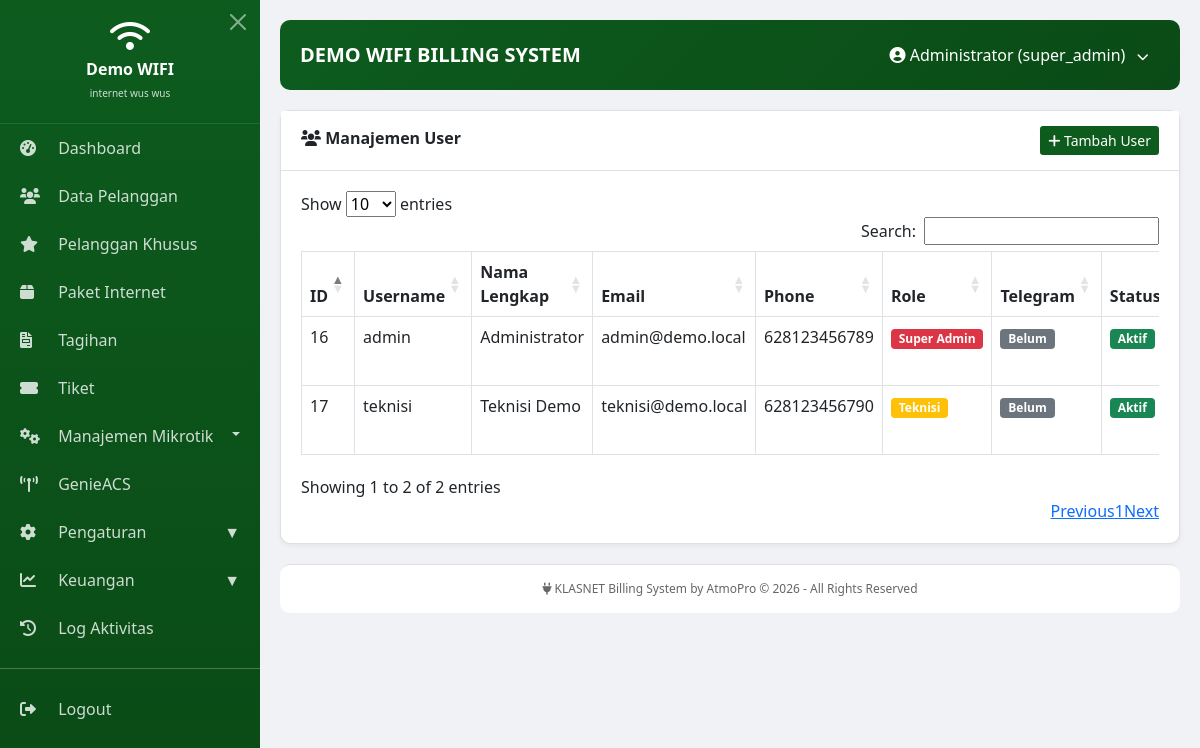
Page /modules/users/index.php (signed in) on the earlier database version.
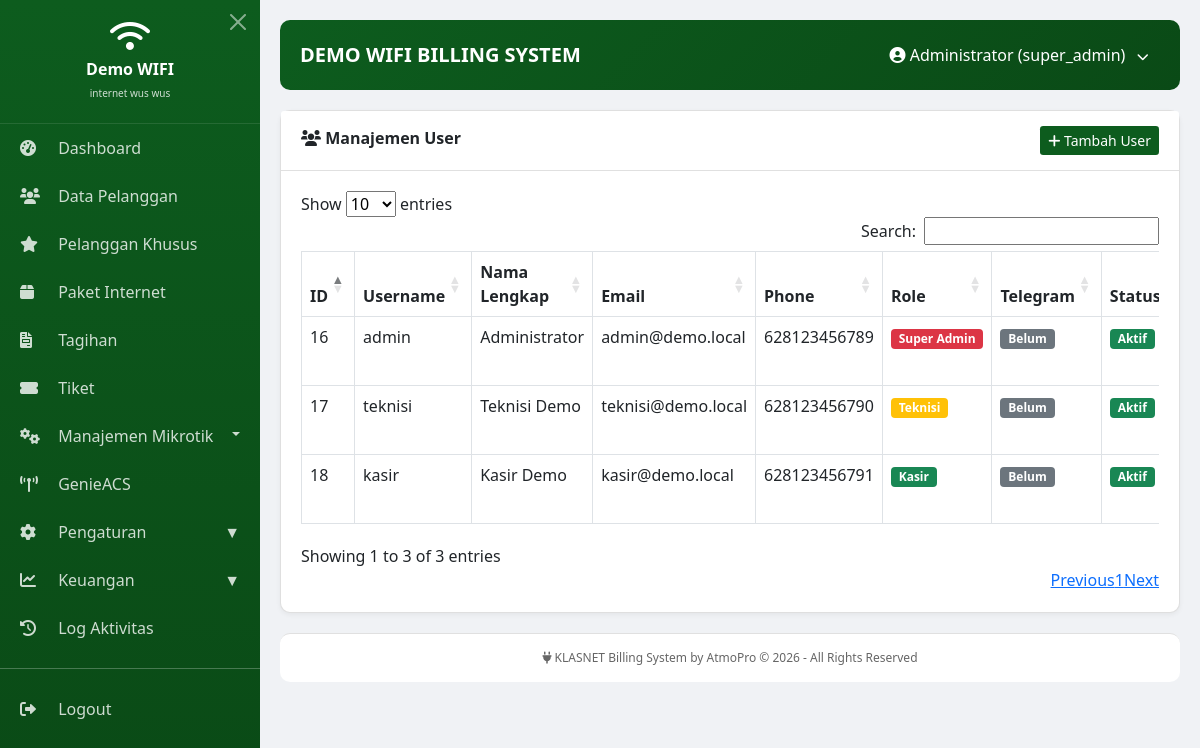
Same page on the later database version.
### tables this page shows
CREATE TABLE `users` (
  `id` int(11) NOT NULL AUTO_INCREMENT,
  `username` varchar(50) NOT NULL,
  `password` varchar(255) NOT NULL,
  `fullname` varchar(100) NOT NULL,
  `role` enum('super_admin','kasir','teknisi','pelanggan') NOT NULL,
  `email` varchar(100) DEFAULT NULL,
  `phone` varchar(20) DEFAULT NULL,
  `telegram_chat_id` varchar(50) DEFAULT NULL,
  `receive_telegram_notification` tinyint(1) DEFAULT 1,
  `is_active` tinyint(1) DEFAULT 1,
  `last_login` datetime DEFAULT NULL,
  `created_at` timestamp NULL DEFAULT current_timestamp(),
  PRIMARY KEY (`id`),
  UNIQUE KEY `username` (`username`)
);

### modules/users/index.php (the view, shortened to what this page needs)
<?php
include '../../includes/header.php';
try {
    $pdo = Database::getInstance()->getConnection();
} catch(PDOException $e) {
    die("Koneksi database gagal: " . $e->getMessage());
}
$stmt = $pdo->query("
    SELECT
        id,
        username,
        fullname,
        email,
        phone,
        role,
        is_active,
        telegram_chat_id,
        receive_telegram_notification,
        DATE_FORMAT(created_at, '%d-%m-%Y') as created_date
    FROM users
    ORDER BY id
");
$users = $stmt->fetchAll();
$roleLabels = [
    'super_admin' => 'Super Admin',
    'kasir' => 'Kasir',
    'teknisi' => 'Teknisi',
    'pelanggan' => 'Pelanggan'
];
?>
<div class="card">
    <div class="card-header">
        <i class="fas fa-users"></i> Manajemen User
        <a href="add.php" class="btn btn-primary btn-sm float-end">
            <i class="fas fa-plus"></i> Tambah User
        </a>
    </div>
    <div class="card-body">
        <div class="table-responsive">
            <table class="table table-bordered table-hover" id="userTable">
                <thead>
                    <tr>
                        <th>ID</th>
                        <th>Username</th>
                        <th>Nama Lengkap</th>
                        <th>Email</th>
                        <th>Phone</th>
                        <th>Role</th>
                        <th>Telegram</th>
                        <th>Status</th>
                    </tr>
                </thead>
                <tbody>
                    <?php foreach ($users as $user): ?>
                    <tr>
                        <td><?= $user['id'] ?></td>
                        <td><?= htmlspecialchars($user['username']) ?></td>
                        <td><?= htmlspecialchars($user['fullname']) ?></td>
                        <td><?= htmlspecialchars($user['email'] ?? '-') ?></td>
                        <td><?= htmlspecialchars($user['phone'] ?? '-') ?></td>
                        <td>
                            <span class="badge bg-<?= $user['role'] == 'super_admin' ? 'danger' : ($user['role'] == 'kasir' ? 'success' : 'warning') ?>">
                                <?= $roleLabels[$user['role']] ?? $user['role'] ?>
                            </span>
                        </td>
                        <td>
                            <?php if (!empty($user['telegram_chat_id'])): ?>
                                <span class="badge bg-success" title="Chat ID: <?= htmlspecialchars($user['telegram_chat_id']) ?>">
                                    <i class="fab fa-telegram"></i> <?= htmlspecialchars($user['telegram_chat_id']) ?>
                                </span>
                                <?php if ($user['receive_telegram_notification']): ?>
                                    <span class="badge bg-info">✅ Aktif</span>
                                <?php else: ?>
                                    <span class="badge bg-secondary">🔇 Nonaktif</span>
                                <?php endif; ?>
                            <?php else: ?>
                                <span class="badge bg-secondary">Belum</span>
                            <?php endif; ?>
                        </td>
                        <td>
                            <?php if ($user['is_active'] == 1): ?>
                                <span class="badge bg-success">Aktif</span>
                            <?php else: ?>
                                <span class="badge bg-danger">Nonaktif</span>
                            <?php endif; ?>
                        </td>
                    </tr>
                    <?php endforeach; ?>
                </tbody>
            </table>
        </div>
    </div>
</div>
<?php include '../../includes/footer.php'; ?>

### includes/header.php (shortened to what this page needs)
<!DOCTYPE html>
<html lang="id">
<head>
    <?php
   try {
        $pdo_settings = Database::getInstance()->getConnection();
        $pdo_settings->setAttribute(PDO::ATTR_ERRMODE, PDO::ERRMODE_EXCEPTION);
        $stmt = $pdo_settings->query("SELECT key_setting, value FROM pengaturan");
        $settings = [];
        while ($row = $stmt->fetch()) {
            $settings[$row['key_setting']] = $row['value'];
        }
    } catch(PDOException $e) {
        $settings = [];
    }
    $company_name = $settings['company_name'] ?? 'Your Company';
    $company_tagline = $settings['company_tagline'] ?? 'HIGH SPEED INTERNET CONNECTION';
    $company_logo = $settings['company_logo'] ?? '';
    ?>
    <link href="https://cdn.jsdelivr.net/npm/bootstrap@5.1.3/dist/css/bootstrap.min.css" rel="stylesheet">
    <link href="https://cdnjs.cloudflare.com/ajax/libs/font-awesome/6.0.0/css/all.min.css" rel="stylesheet">
    <link href="https://cdn.datatables.net/1.11.5/css/dataTables.bootstrap5.min.css" rel="stylesheet">
</head>
<body>
<div class="sidebar" id="sidebar">
    <div class="sidebar-header">
        <button class="btn-close btn-close-white" onclick="document.getElementById('sidebar').classList.remove('show');" style="position:absolute; right:10px; top:10px;"></button>
        <?php if (!empty($company_logo) && file_exists($_SERVER['DOCUMENT_ROOT'] . '/' . $company_logo)): ?>
            <img src="/<?= $company_logo ?>" alt="Logo" style="max-width: 80%; margin-bottom: 10px;">
        <?php else: ?>
            <i class="fas fa-wifi fa-2x mb-2"></i>
        <?php endif; ?>
        <h4><?= htmlspecialchars($company_name) ?></h4>
        <small><?= htmlspecialchars($company_tagline) ?></small>
    </div>
    <div class="nav flex-column">
        <?php
        $user_role = $_SESSION['user_role'] ?? 'guest';
        $is_admin = ($user_role == 'super_admin' || $user_role == 'admin');
        ?>
        <a href="/dashboard_fix.php" class="nav-link"><i class="fas fa-tachometer-alt"></i> Dashboard</a>
        <a href="/modules/customers/index.php" class="nav-link"><i class="fas fa-users"></i> Data Pelanggan</a>
        <a href="/modules/customers/pelanggan_khusus.php" class="nav-link"><i class="fas fa-star"></i> Pelanggan Khusus</a>
        <?php if ($is_admin): ?>
            <a href="/modules/packages/index.php" class="nav-link"><i class="fas fa-box"></i> Paket Internet</a>
        <?php endif; ?>
        <a href="/modules/invoices/index.php" class="nav-link"><i class="fas fa-file-invoice"></i> Tagihan</a>
        <a href="/modules/tickets/index.php" class="nav-link">
            <i class="fas fa-ticket-alt"></i> Tiket
        </a>
        <?php if ($is_admin): ?>
            <a href="#" class="nav-link dropdown-toggle" data-bs-toggle="collapse" data-bs-target="#mikrotikMenu">
                <i class="fas fa-cogs"></i> Manajemen Mikrotik
            </a>
        <?php endif; ?>
        <?php if ($is_admin): ?>
            <a href="/modules/genieacs/index.php" class="nav-link"><i class="fas fa-tower-broadcast"></i> GenieACS</a>
        <?php endif; ?>
        <?php if ($_SESSION['user_role'] == 'super_admin'): ?>
        <div class="nav-item">
            <a href="#" class="nav-link" onclick="toggleSettings(event)">
                <i class="fas fa-cog"></i> Pengaturan <span style="float:right">▼</span>
            </a>
        </div>
        <?php endif; ?>
        <div class="nav-item">
            <a href="#" class="nav-link" onclick="toggleFinance(event)">
                <i class="fas fa-chart-line"></i> Keuangan <span style="float:right">▼</span>
            </a>
        </div>
        <?php if ($is_admin): ?>
            <a href="/modules/logs/index.php" class="nav-link"><i class="fas fa-history"></i> Log Aktivitas</a>
        <?php endif; ?>
        <hr>
        <a href="/logout.php" class="nav-link"><i class="fas fa-sign-out-alt"></i> Logout</a>
    </div>
</div>
<div class="main-content">
    <div class="navbar-top">
        <div class="page-title">
            <?= strtoupper(htmlspecialchars($company_name)) ?> BILLING SYSTEM
        </div>
        <div class="user-dropdown">
            <button class="user-dropdown-btn" onclick="toggleUserDropdown()">
                <i class="fas fa-user-circle"></i> <?= $_SESSION['user_name'] ?? 'User' ?> (<?= $_SESSION['user_role'] ?? 'Guest' ?>)
                <i class="fas fa-chevron-down" style="font-size: 12px; margin-left: 8px;"></i>
            </button>
        </div>
    </div>
</body>
</html>

### includes/footer.php (shortened to what this page needs)
    <div class="footer">
        <i class="fas fa-plug"></i> KLASNET Billing System by AtmoPro &copy; <?= date('Y') ?> - All Rights Reserved
    </div>
</body>
</html>

### includes/header.php (style rules this page uses)
* { margin: 0; padding: 0; box-sizing: border-box; }
body { font-family: 'Segoe UI', sans-serif; background: #f0f2f5; }
.sidebar { width: 260px; background: linear-gradient(180deg, #0d5c1e, #0a4a16); color: white; position: fixed; left: 0; top: 0; bottom: 0; overflow-y: auto; z-index: 100; }
.sidebar-header { padding: 20px; text-align: center; border-bottom: 1px solid rgba(255,255,255,0.1); }
.sidebar-header h4 { margin: 0; font-weight: bold; font-size: 16px; }
.sidebar-header small { font-size: 10px; opacity: 0.8; }
.sidebar .nav-link { color: rgba(255,255,255,0.8); padding: 12px 20px; display: block; text-decoration: none; transition: all 0.3s; }
.sidebar .nav-link i { width: 24px; margin-right: 10px; }
.sidebar .dropdown-toggle::after { float: right; margin-top: 8px; }
.main-content { margin-left: 260px; padding: 20px; min-height: 100vh; }
.navbar-top { background: linear-gradient(135deg, #0d5c1e, #0a4a16); color: white; padding: 15px 20px; border-radius: 10px; margin-bottom: 20px; display: flex; justify-content: space-between; align-items: center; }
.navbar-top .page-title { font-size: 20px; font-weight: 600; color: white; }
.user-dropdown { position: relative; display: inline-block; }
.user-dropdown-btn { background: transparent; border: none; color: white; cursor: pointer; padding: 8px 12px; border-radius: 8px; }
.card { background: white; border-radius: 10px; margin-bottom: 20px; box-shadow: 0 2px 5px rgba(0,0,0,0.05); }
.card-header { background: white; border-bottom: 1px solid #e0e0e0; padding: 15px 20px; font-weight: 600; }
.card-body { padding: 20px; }
.footer { text-align: center; padding: 15px; color: #666; font-size: 12px; border-top: 1px solid #e0e0e0; margin-top: 20px; background: white; border-radius: 10px; }
.btn-primary { background: #0d5c1e; border: none; }
.table-responsive { overflow-x: auto; }

Differences in the rows shown:
added users: id "18", username "kasir", fullname "Kasir Demo", email "kasir@demo.local", phone "628123456791", role "Kasir", shows "Belum", is_active "Aktif"
Other differences:
text written by a page script: "Show entries Search: Showing 1 to 2 of 2 entries Previous 1 Next" → "Show entries Search: Showing 1 to 3 of 3 entries Previous 1 Next"
